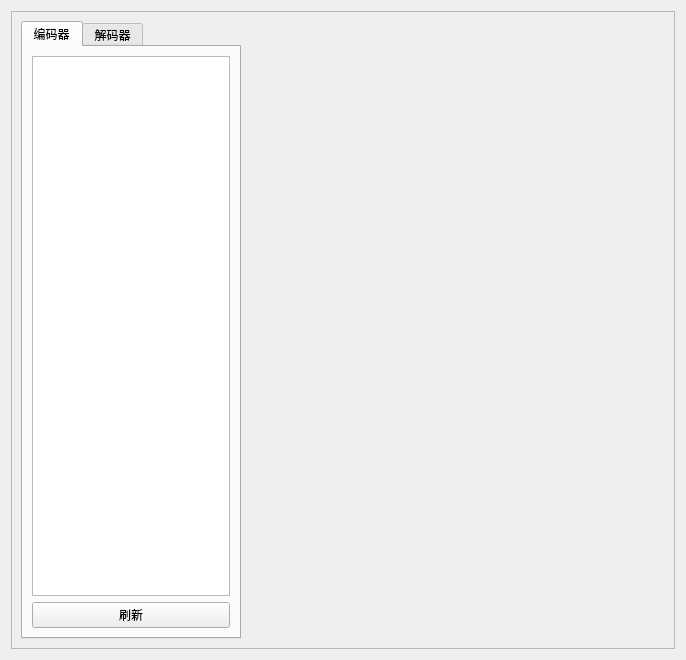
<?xml version="1.0" encoding="UTF-8"?>
<ui version="4.0">
 <class>frmstateck</class>
 <widget class="QWidget" name="frmstateck">
  <property name="geometry">
   <rect>
    <x>0</x>
    <y>0</y>
    <width>686</width>
    <height>660</height>
   </rect>
  </property>
  <property name="windowTitle">
   <string>Form</string>
  </property>
  <layout class="QVBoxLayout" name="verticalLayout_4">
   <item>
    <widget class="QFrame" name="frame">
     <property name="frameShape">
      <enum>QFrame::StyledPanel</enum>
     </property>
     <property name="frameShadow">
      <enum>QFrame::Raised</enum>
     </property>
     <layout class="QHBoxLayout" name="horizontalLayout">
      <item>
       <widget class="QTabWidget" name="tabWidget">
        <property name="minimumSize">
         <size>
          <width>220</width>
          <height>0</height>
         </size>
        </property>
        <property name="maximumSize">
         <size>
          <width>220</width>
          <height>16777215</height>
         </size>
        </property>
        <property name="currentIndex">
         <number>0</number>
        </property>
        <widget class="QWidget" name="tab">
         <attribute name="title">
          <string>编码器</string>
         </attribute>
         <layout class="QVBoxLayout" name="verticalLayout">
          <item>
           <widget class="QListView" name="listView">
            <property name="maximumSize">
             <size>
              <width>200</width>
              <height>16777215</height>
             </size>
            </property>
           </widget>
          </item>
          <item>
           <widget class="QPushButton" name="btn_close">
            <property name="text">
             <string>刷新</string>
            </property>
           </widget>
          </item>
         </layout>
        </widget>
        <widget class="QWidget" name="tab_2">
         <attribute name="title">
          <string>解码器</string>
         </attribute>
         <layout class="QVBoxLayout" name="verticalLayout_2">
          <item>
           <widget class="QListView" name="listView_2"/>
          </item>
          <item>
           <widget class="QPushButton" name="btn_push">
            <property name="text">
             <string>刷新</string>
            </property>
           </widget>
          </item>
         </layout>
        </widget>
       </widget>
      </item>
      <item>
       <widget class="QWidget" name="widget_3" native="true">
        <property name="minimumSize">
         <size>
          <width>0</width>
          <height>0</height>
         </size>
        </property>
        <property name="maximumSize">
         <size>
          <width>199999</width>
          <height>16777215</height>
         </size>
        </property>
        <layout class="QVBoxLayout" name="verticalLayout_3">
         <property name="spacing">
          <number>0</number>
         </property>
         <property name="leftMargin">
          <number>0</number>
         </property>
         <property name="topMargin">
          <number>0</number>
         </property>
         <property name="rightMargin">
          <number>0</number>
         </property>
         <property name="bottomMargin">
          <number>0</number>
         </property>
         <item>
          <layout class="QVBoxLayout" name="weblayout1"/>
         </item>
        </layout>
       </widget>
      </item>
     </layout>
    </widget>
   </item>
  </layout>
 </widget>
 <resources/>
 <connections/>
</ui>
